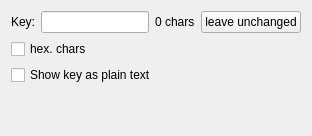
     <widget class="QWidget" name="pskTab">
      <attribute name="title">
       <string>Pre Shared Key</string>
      </attribute>
      <layout class="QVBoxLayout" name="pskTabLayout">
       <item>
        <layout class="QHBoxLayout" name="pskLayout">
         <item>
          <widget class="QLabel" name="keyLabel">
           <property name="text">
            <string>Key:</string>
           </property>
           <property name="margin">
            <number>-1</number>
           </property>
           <property name="buddy">
            <cstring>pskEdit</cstring>
           </property>
          </widget>
         </item>
         <item>
          <widget class="QLineEdit" name="pskEdit">
           <property name="maxLength">
            <number>63</number>
           </property>
           <property name="echoMode">
            <enum>QLineEdit::Password</enum>
           </property>
          </widget>
         </item>
         <item>
          <widget class="QLabel" name="charCountLabel">
           <property name="text">
            <string>0 chars</string>
           </property>
          </widget>
         </item>
         <item>
          <widget class="QPushButton" name="pskLeaveButton">
           <property name="text">
            <string>leave unchanged</string>
           </property>
           <property name="checkable">
            <bool>true</bool>
           </property>
          </widget>
         </item>
        </layout>
       </item>
       <item>
        <widget class="QCheckBox" name="pskHexCheck">
         <property name="text">
          <string>hex. chars</string>
         </property>
        </widget>
       </item>
       <item>
        <widget class="QCheckBox" name="showPlainPSKCheck">
         <property name="text">
          <string>Show key as plain text</string>
         </property>
        </widget>
       </item>
       <item>
        <spacer name="pskSpacer">
         <property name="orientation">
          <enum>Qt::Vertical</enum>
         </property>
         <property name="sizeHint" stdset="0">
          <size>
           <width>20</width>
           <height>40</height>
          </size>
         </property>
        </spacer>
       </item>
      </layout>
     </widget>
